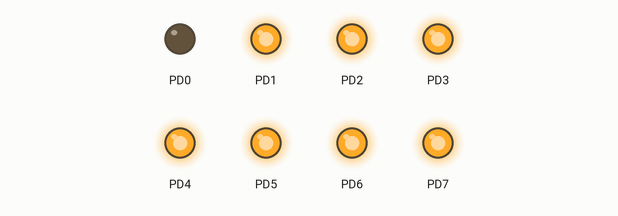
Simulated run of this program. Board: ATmega128, built with avr-gcc and emulated at 16 MHz. On the bench: output pins drawn as LEDs (lit = HIGH).

Above: at 0.15 s.
At 0.45 s:
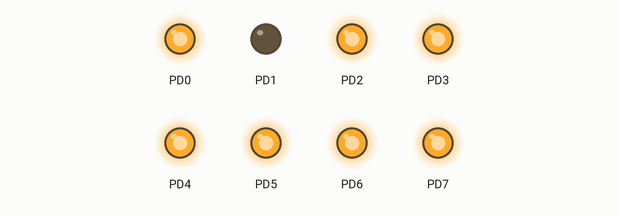
At 1.35 s:
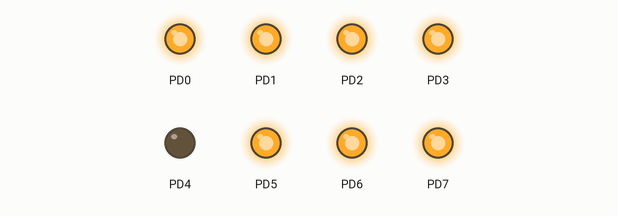
At 2.55 s:
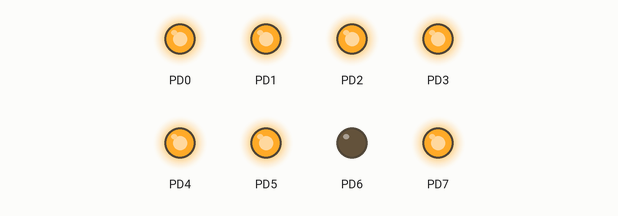
At 3.75 s:
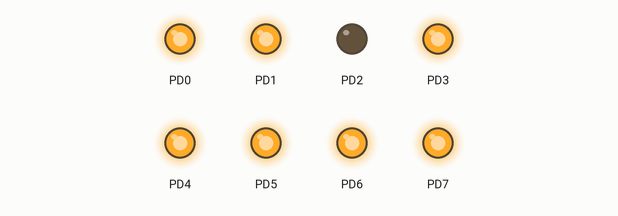
At 5.25 s:
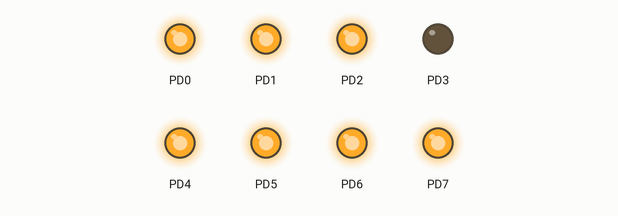
Timing chart, 0 to 5.5 s (numbered marks = the images above):
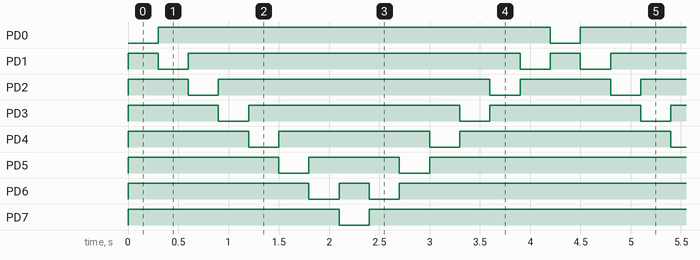

Measured:
- by itself, PD0: alternates HIGH for 3.9 s and LOW for 0.30 s
- by itself, PD1: repeats every 4.2 s: LOW 0.30 s, HIGH 3.3 s, LOW 0.30 s, HIGH 0.30 s
- by itself, PD2: repeats every 4.2 s: LOW 0.30 s, HIGH 2.7 s, LOW 0.30 s, HIGH 0.90 s
- by itself, PD3: repeats every 4.2 s: LOW 0.30 s, HIGH 2.1 s, LOW 0.30 s, HIGH 1.5 s
- by itself, PD4: repeats every 4.2 s: LOW 0.30 s, HIGH 1.5 s, LOW 0.30 s, HIGH 2.1 s
- by itself, PD5: repeats every 4.2 s: LOW 0.30 s, HIGH 0.90 s, LOW 0.30 s, HIGH 2.7 s
- by itself, PD6: repeats every 4.2 s: LOW 0.30 s, HIGH 0.30 s, LOW 0.30 s, HIGH 3.3 s
- by itself, PD7: repeats every 4.2 s: LOW 0.30 s, HIGH 3.9 s

The program:

main.cpp
```cpp
/*
 * LED_ONOFF.cpp
 *
 * Created: 2018-05-02 오전 10:52:07
 * Author : stc_151
 */


#define F_CPU 16000000UL
#include <avr/io.h>
#include <util/delay.h>


int main(void)
{
	/* Replace with your application code */


	DDRD = 0xff;
	PORTD = 0xff;

	unsigned char i;    //uint_8

	while (1)
	{
		for (i=0; i<7; i++)
		{
			PORTD = ~(1<<i);
			_delay_ms(300);
		}
		for (i=0; i<7; i++)
		{
			PORTD = ~(0x80>>i);
			_delay_ms(300);
		}
	}
}
```
